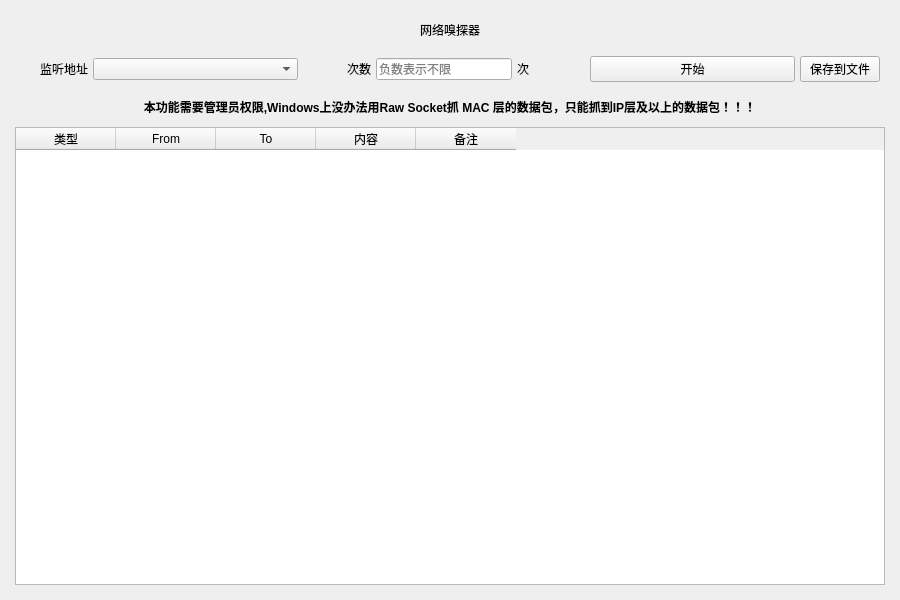
<?xml version="1.0" encoding="UTF-8"?>
<ui version="4.0">
 <class>MainWindow</class>
 <widget class="QMainWindow" name="MainWindow">
  <property name="geometry">
   <rect>
    <x>0</x>
    <y>0</y>
    <width>900</width>
    <height>600</height>
   </rect>
  </property>
  <property name="windowTitle">
   <string>MainWindow</string>
  </property>
  <widget class="QWidget" name="centralWidget">
   <layout class="QHBoxLayout" name="horizontalLayout_11">
    <property name="spacing">
     <number>0</number>
    </property>
    <property name="leftMargin">
     <number>5</number>
    </property>
    <property name="topMargin">
     <number>5</number>
    </property>
    <property name="rightMargin">
     <number>5</number>
    </property>
    <property name="bottomMargin">
     <number>5</number>
    </property>
    <item>
     <widget class="QWidget" name="widget" native="true">
      <property name="enabled">
       <bool>true</bool>
      </property>
      <layout class="QHBoxLayout" name="horizontalLayout_12">
       <property name="spacing">
        <number>5</number>
       </property>
       <property name="leftMargin">
        <number>5</number>
       </property>
       <property name="topMargin">
        <number>5</number>
       </property>
       <property name="rightMargin">
        <number>5</number>
       </property>
       <property name="bottomMargin">
        <number>5</number>
       </property>
       <item>
        <widget class="QWidget" name="widget_exp4" native="true">
         <layout class="QVBoxLayout" name="verticalLayout_4" stretch="1,1,1,15">
          <property name="spacing">
           <number>5</number>
          </property>
          <property name="leftMargin">
           <number>5</number>
          </property>
          <property name="topMargin">
           <number>5</number>
          </property>
          <property name="rightMargin">
           <number>5</number>
          </property>
          <property name="bottomMargin">
           <number>5</number>
          </property>
          <item>
           <widget class="QLabel" name="label_23">
            <property name="text">
             <string>&lt;html&gt;&lt;head/&gt;&lt;body&gt;&lt;p&gt;网络嗅探器&lt;/p&gt;&lt;/body&gt;&lt;/html&gt;</string>
            </property>
            <property name="alignment">
             <set>Qt::AlignCenter</set>
            </property>
           </widget>
          </item>
          <item>
           <widget class="QWidget" name="widget_exp4_controller" native="true">
            <layout class="QHBoxLayout" name="horizontalLayout_13" stretch="1,3,1,2,1,3,1">
             <property name="spacing">
              <number>5</number>
             </property>
             <property name="leftMargin">
              <number>5</number>
             </property>
             <property name="topMargin">
              <number>5</number>
             </property>
             <property name="rightMargin">
              <number>5</number>
             </property>
             <property name="bottomMargin">
              <number>5</number>
             </property>
             <item>
              <widget class="QLabel" name="label_24">
               <property name="text">
                <string>&lt;html&gt;&lt;head/&gt;&lt;body&gt;&lt;p&gt;监听地址&lt;/p&gt;&lt;/body&gt;&lt;/html&gt;</string>
               </property>
               <property name="alignment">
                <set>Qt::AlignRight|Qt::AlignTrailing|Qt::AlignVCenter</set>
               </property>
              </widget>
             </item>
             <item>
              <widget class="QComboBox" name="comboBox_exp4_localIp"/>
             </item>
             <item>
              <widget class="QLabel" name="label_25">
               <property name="text">
                <string>次数</string>
               </property>
               <property name="alignment">
                <set>Qt::AlignRight|Qt::AlignTrailing|Qt::AlignVCenter</set>
               </property>
              </widget>
             </item>
             <item>
              <widget class="QLineEdit" name="lineEdit_exp4_Count">
               <property name="inputMask">
                <string/>
               </property>
               <property name="placeholderText">
                <string>负数表示不限</string>
               </property>
              </widget>
             </item>
             <item>
              <widget class="QLabel" name="label_26">
               <property name="text">
                <string>&lt;html&gt;&lt;head/&gt;&lt;body&gt;&lt;p&gt;次&lt;/p&gt;&lt;/body&gt;&lt;/html&gt;</string>
               </property>
              </widget>
             </item>
             <item>
              <widget class="QPushButton" name="pushButton_exp4_start">
               <property name="text">
                <string>开始</string>
               </property>
              </widget>
             </item>
             <item>
              <widget class="QPushButton" name="pushButton_exp4_saveToFile">
               <property name="text">
                <string>保存到文件</string>
               </property>
              </widget>
             </item>
            </layout>
           </widget>
          </item>
          <item>
           <widget class="QLabel" name="label_27">
            <property name="text">
             <string>&lt;html&gt;&lt;head/&gt;&lt;body&gt;&lt;p&gt;&lt;span style=&quot; font-weight:600;&quot;&gt;本功能需要管理员权限,Windows上没办法用Raw Socket抓 MAC 层的数据包，只能抓到IP层及以上的数据包！！！&lt;/span&gt;&lt;/p&gt;&lt;/body&gt;&lt;/html&gt;</string>
            </property>
            <property name="alignment">
             <set>Qt::AlignCenter</set>
            </property>
           </widget>
          </item>
          <item>
           <widget class="QTableWidget" name="tableWidget_exp4_result">
            <column>
             <property name="text">
              <string>类型</string>
             </property>
            </column>
            <column>
             <property name="text">
              <string>From</string>
             </property>
            </column>
            <column>
             <property name="text">
              <string>To</string>
             </property>
            </column>
            <column>
             <property name="text">
              <string>内容</string>
             </property>
            </column>
            <column>
             <property name="text">
              <string>备注</string>
             </property>
            </column>
           </widget>
          </item>
         </layout>
        </widget>
       </item>
      </layout>
     </widget>
    </item>
   </layout>
  </widget>
 </widget>
 <layoutdefault spacing="6" margin="11"/>
 <resources/>
 <connections/>
</ui>
